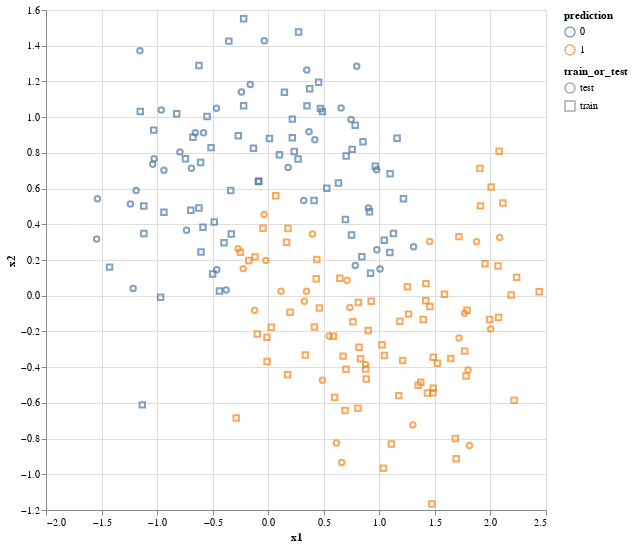

Notebook code cell kept with this figure:
### Code cell
# ... and plot:
(alt.Chart(data_df).
 properties(height=500, width=500).
 mark_point().
 encode(x='x1',
        y='x2',
        color='prediction:N',
        shape='train_or_test:N')
 ) #.show()

### Figure 1 — Vega-Lite specification as saved in the notebook (floating-point values rounded to 4 significant figures; data arrays with more than 128 entries replaced by an {"elided": "..."} marker saying what was removed)
{"$schema": "https://vega.github.io/schema/vega-lite/v4.8.1.json", "config": {"view": {"continuousHeight": 300, "continuousWidth": 400}}, "data": {"name": "data-de267df77c57ccb633962d8f7ff8c3ce"}, "datasets": {"data-de267df77c57ccb633962d8f7ff8c3ce": {"elided": "200 records"}}, "encoding": {"color": {"field": "prediction", "type": "nominal"}, "shape": {"field": "train_or_test", "type": "nominal"}, "x": {"field": "x1", "type": "quantitative"}, "y": {"field": "x2", "type": "quantitative"}}, "height": 500, "mark": "point", "width": 500}
